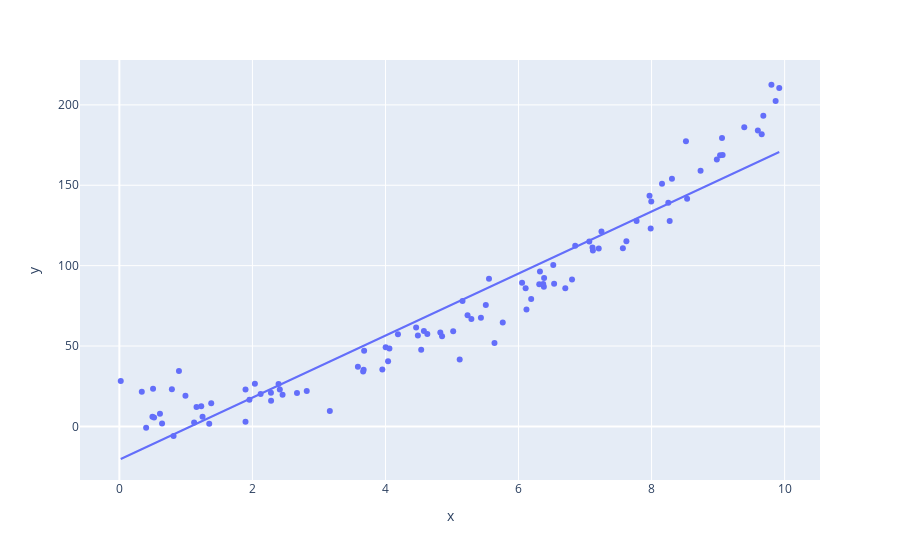

Source (notebook cell):
### Markdown cell above
# Let's restate the above more carefully!

## $H_0: \beta_1= 0 \quad \text{There is no detectable average change in $y$ for a unit increase in $x$}$
- for the model $y_i = \beta_0 + \beta_1 x_i + \epsilon_i, \epsilon_i \sim \mathcal N (0, \sigma)$

## $H_1: \text{ $H_0$ is false}$

### Code cell
from scipy import stats
n = 100 
x = stats.uniform(loc=0, scale=10).rvs(n)
beta0 = 10
beta1 = 2
error = stats.norm(loc = 0, scale = 10).rvs(n) # noise ... we considerd 1 and 4 for the std(scale)
y_with_noise = beta0 + beta1*x*x + error # expected_value_of_y = beta0 + beta1*x
#y_with_noise = y_with_noise*2
df = pd.DataFrame({'x':x, 'y':y_with_noise})
px.scatter(df, x='x', y='y', trendline="ols")
